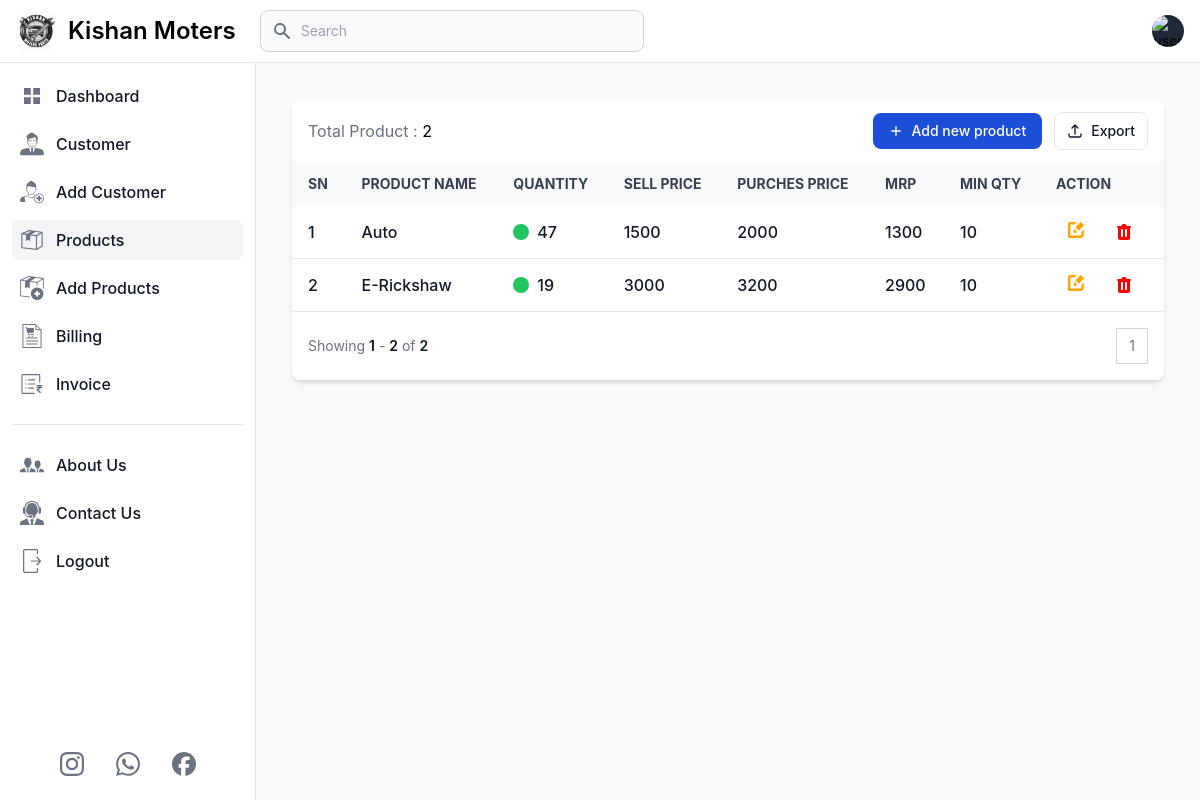
Page /products (signed in) on the earlier database version.
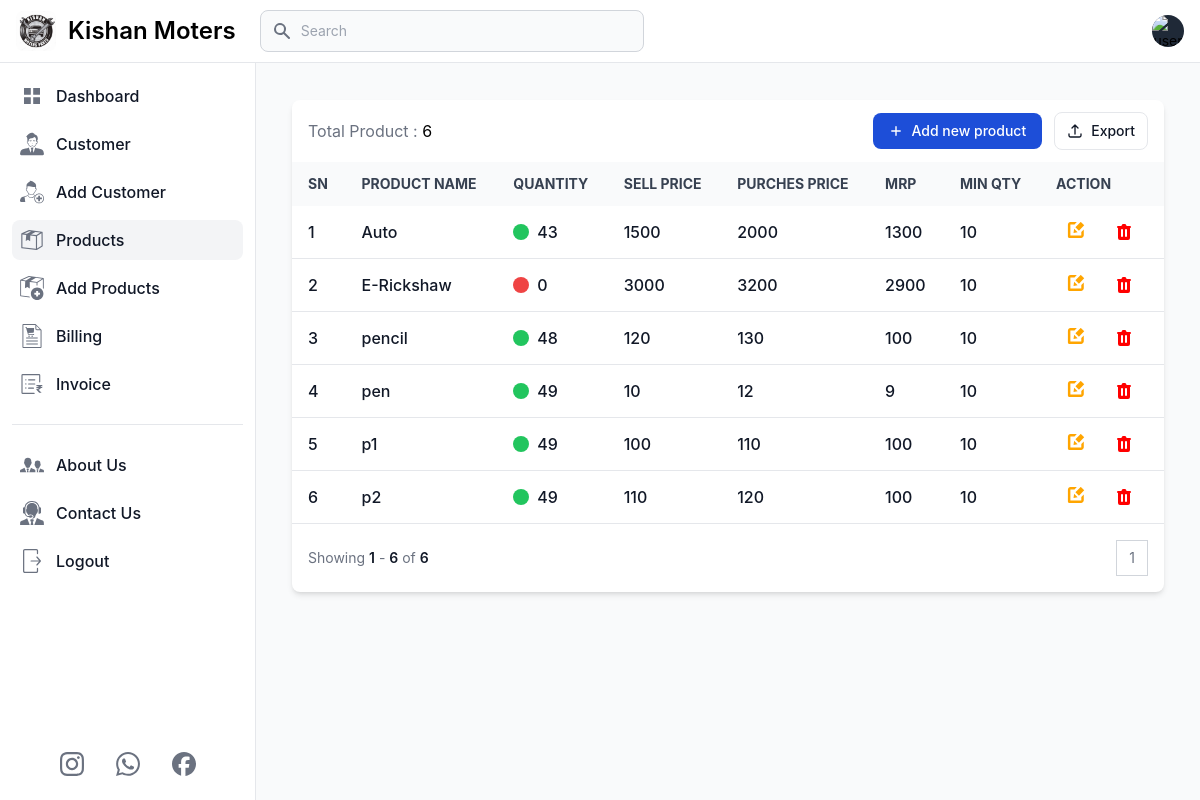
Same page on the later database version.
### app.py (models this page shows, shortened)
class Products(db.Model):
    prod_id = db.Column(db.Integer, primary_key=True)
    user_id = db.Column(db.Integer, db.ForeignKey('user.id'), nullable=False)
    prod_name = db.Column(db.String(100), nullable=False)
    prod_quantity = db.Column(db.Integer, nullable=False)
    prod_sell_price = db.Column(db.Integer, nullable=False)
    prod_mrp = db.Column(db.Integer, nullable=False)
    prod_buy_price = db.Column(db.Integer, nullable=False)
    prod_min_quantity = db.Column(db.Integer, nullable=False)

### app.py (the view)
@app.route('/products', methods=['GET', 'POST'])
def products():
    if 'email' in session:
        user = User.query.filter_by(email=session['email']).first()
        page = request.args.get('page', 1, type=int)
        products = Products.query.filter(Products.user_id == user.id).paginate(page=page, per_page=10)
        total_product = Products.query.filter(Products.user_id == user.id).count()
        return render_template('product.html', title='Products', current_page='products',
                               user=user, products=products, total_product=total_product, min=min, enumerate=enumerate)
    else:
        flash('You need to login first.', 'error')
        return redirect('/login')

### templates/product.html (shortened to what this page needs)
{% extends 'layout.html' %}
{% block content %}
<main class="p-4 md:ml-64 h-auto pt-20">
    <div class="m-2 md:m-5 max-w-screen-2xl">
        <div class="relative overflow-hidden bg-white shadow-md dark:bg-gray-800 rounded-lg">
            <div
                class="flex flex-col px-4 py-3 space-y-3 lg:flex-row lg:items-center lg:justify-between lg:space-y-0 lg:space-x-4">
                <div class="flex items-center flex-1 space-x-4">
                    <h5>
                        <span class="text-gray-500">Total Product : </span>
                        <span class="dark:text-white">{{total_product}}</span>
                    </h5>
                </div>
                <div
                    class="flex flex-col flex-shrink-0 space-y-3 md:flex-row md:items-center lg:justify-end md:space-y-0 md:space-x-3">
                    <a href="/add_product">
                        <button type="button"
                            class="flex items-center justify-center px-4 py-2 text-sm font-medium text-white rounded-lg bg-primary-700 hover:bg-primary-800 focus:ring-4 focus:ring-primary-300 dark:bg-primary-600 dark:hover:bg-primary-700 focus:outline-none dark:focus:ring-primary-800">
                            <svg class="h-3.5 w-3.5 mr-2" fill="currentColor" viewbox="0 0 20 20" xmlns="http://www.w3.org/2000/svg"
                                aria-hidden="true">
                                <path clip-rule="evenodd" fill-rule="evenodd"
                                    d="M10 3a1 1 0 011 1v5h5a1 1 0 110 2h-5v5a1 1 0 11-2 0v-5H4a1 1 0 110-2h5V4a1 1 0 011-1z" />
                            </svg>
                            Add new product
                        </button>
                    </a>
                    <a href="/download_excel">
                        <button type="button"
                            class="flex items-center justify-center flex-shrink-0 px-3 py-2 text-sm font-medium text-gray-900 bg-white border border-gray-200 rounded-lg focus:outline-none hover:bg-gray-100 hover:text-primary-700 focus:z-10 focus:ring-4 focus:ring-gray-200 dark:focus:ring-gray-700 dark:bg-gray-800 dark:text-gray-400 dark:border-gray-600 dark:hover:text-white dark:hover:bg-gray-700">
                            <svg class="w-4 h-4 mr-2" xmlns="http://www.w3.org/2000/svg" fill="none" viewbox="0 0 24 24" stroke-width="2"
                                stroke="currentColor" aria-hidden="true">
                                <path stroke-linecap="round" stroke-linejoin="round"
                                    d="M3 16.5v2.25A2.25 2.25 0 005.25 21h13.5A2.25 2.25 0 0021 18.75V16.5m-13.5-9L12 3m0 0l4.5 4.5M12 3v13.5" />
                            </svg>
                            Export
                        </button>
                    </a>
                </div>
            </div>
            <div class="overflow-x-auto">
                <table class="w-full text-sm text-left text-gray-500 dark:text-gray-400">
                    <thead
                        class="text-xs md:text-sm text-gray-700 uppercase bg-gray-50 dark:bg-gray-700 dark:text-gray-400">
                        <tr>
                            <th scope="col" class="px-4 py-3 whitespace-nowrap">SN</th>
                            <th scope="col" class="px-4 py-3 whitespace-nowrap">Product Name</th>
                            <th scope="col" class="px-4 py-3 whitespace-nowrap">Quantity</th>
                            <th scope="col" class="px-4 py-3 whitespace-nowrap">Sell Price</th>
                            <th scope="col" class="px-4 py-3 whitespace-nowrap">Purches Price</th>
                            <th scope="col" class="px-4 py-3 whitespace-nowrap">MRP</th>
                            <th scope="col" class="px-4 py-3 whitespace-nowrap">Min Qty</th>
                            <th scope="col" class="px-4 py-3 whitespace-nowrap">Action</th>
                        </tr>
                    </thead>
                    <tbody>
                        {% if products.items %}
                            {% for index, product in enumerate(products.items, start=(products.page - 1) * products.per_page + 1) %}
                            <tr class="border-b text-base dark:border-gray-600 hover:bg-gray-100 dark:hover:bg-gray-700">
                                <td class="px-4 py-2 font-medium text-gray-900 whitespace-nowrap dark:text-white">
                                    <div class="flex items-center">
                                        {{ index}}
                                    </div>
                                </td>
                                <th scope="row"
                                    class="px-4 py-2 font-medium text-gray-900 whitespace-nowrap dark:text-white">
                                    <div class="flex items-center">
                                        {{product.prod_name}}
                                    </div>
                                </th>
                                <td class="px-4 py-2 font-medium text-gray-900 whitespace-nowrap dark:text-white">
                                    <div class="flex items-center">
                                        <div class="inline-block w-4 h-4 mr-2 {%if product.prod_quantity>product.prod_min_quantity%} bg-green-500 {% else %} bg-red-500 {% endif %} rounded-full"></div>
                                        {{product.prod_quantity}}
                                    </div>
                                </td>
                                <td class="px-4 py-2 font-medium text-gray-900 whitespace-nowrap dark:text-white">
                                    <div class="flex items-center">
                                        {{product.prod_sell_price}}
                                    </div>
                                </td>
                                <td class="px-4 py-2 font-medium text-gray-900 whitespace-nowrap dark:text-white">
                                    <div class="flex items-center">
                                        {{product.prod_mrp}}
                                    </div>
                                </td>
                                <td class="px-4 py-2 font-medium text-gray-900 whitespace-nowrap dark:text-white">
                                    <div class="flex items-center">
                                        {{product.prod_buy_price}}
                                    </div>
                                </td>
                                <td class="px-4 py-2 font-medium text-gray-900 whitespace-nowrap dark:text-white">
                                    <div class="flex items-center">
                                        {{product.prod_min_quantity}}
                                    </div>
                                </td>
                                <td class="px-4 py-2 font-medium text-gray-900 whitespace-nowrap dark:text-white flex">
                                    <div class="mr-2 p-2 hover:bg-slate-800 hover:rounded-md">
                                        <a href="{{ url_for('edit_product', prod_id=product.prod_id)}}">
                                            <button class="flex justify-center items-center">
                                            </button>
                                        </a>
                                    </div>
                                    <div class="flex justify-center p-2 hover:bg-slate-800 hover:rounded-md">
                                        <button  id="deleteButton-{{ product.prod_id }}" data-modal-target="deleteModal-{{ product.prod_id }}"
                                            data-modal-toggle="deleteModal-{{ product.prod_id }}">
                                        </button>
                                    </div>
                                </td>
                            </tr>
                            {% endfor %}
                        {% else %}
                            <tr>
                                <td colspan="8" class="text-center p-5">No Product Found.</td>
                            </tr>
                        {% endif %}
                    </tbody>
                </table>
            </div>
            <nav class="flex flex-col items-start justify-between p-4 space-y-3 md:flex-row md:items-center md:space-y-0"
                aria-label="Table navigation">
                <span class="text-sm font-normal text-gray-500 dark:text-gray-400">
                    Showing
                    <span class="font-semibold text-gray-900 dark:text-white">{{ products.page * products.per_page - products.per_page + 1 }}</span>
                    -
                    <span class="font-semibold text-gray-900 dark:text-white">{{ min(products.page * products.per_page, total_product) }}</span>
                    of
                    <span class="font-semibold text-gray-900 dark:text-white">{{ total_product }}</span>
                </span>
                <ul class="inline-flex items-stretch -space-x-px">
                    {% for num in products.iter_pages(left_edge=1, right_edge=1, left_current=2, right_current=2) %}
                        {% if num %}
                            <li>
                                <a href="#"
                                    class="flex items-center justify-center px-3 py-2 text-sm leading-tight text-gray-500 bg-white border border-gray-300 hover:bg-gray-100 hover:text-gray-700 dark:bg-gray-800 dark:border-gray-700 dark:text-gray-400 dark:hover:bg-gray-700 dark:hover:text-white">{{ num }}</a>
                            </li>
                        {% else %}
                            <li>
                                <a href="#"
                                    class="flex items-center justify-center px-3 py-2 text-sm leading-tight text-gray-500 bg-white border border-gray-300 hover:bg-gray-100 hover:text-gray-700 dark:bg-gray-800 dark:border-gray-700 dark:text-gray-400 dark:hover:bg-gray-700 dark:hover:text-white">...</a>
                            </li>
                        {% endif %}
                    {% endfor %}
                </ul>
            </nav>
        </div>
    </div>
</main>
{% endblock %}

Differences in the rows shown:
changed Products "Auto": prod_quantity "47" → "43"
changed Products "E-Rickshaw": prod_quantity "19" → "0"
added Products: index "3", prod_name "pencil", prod_quantity "48", prod_sell_price "120", prod_mrp "130", prod_buy_price "100", prod_min_quantity "10"
added Products: index "4", prod_name "pen", prod_quantity "49", prod_sell_price "10", prod_mrp "12", prod_buy_price "9", prod_min_quantity "10"
added Products: index "5", prod_name "p1", prod_quantity "49", prod_sell_price "100", prod_mrp "110", prod_buy_price "100", prod_min_quantity "10"
added Products: index "6", prod_name "p2", prod_quantity "49", prod_sell_price "110", prod_mrp "120", prod_buy_price "100", prod_min_quantity "10"
Other differences:
{{ total_product }}: "2" → "6"
{{ min(products.page * products.per_page, total_product) }}: "2" → "6"
